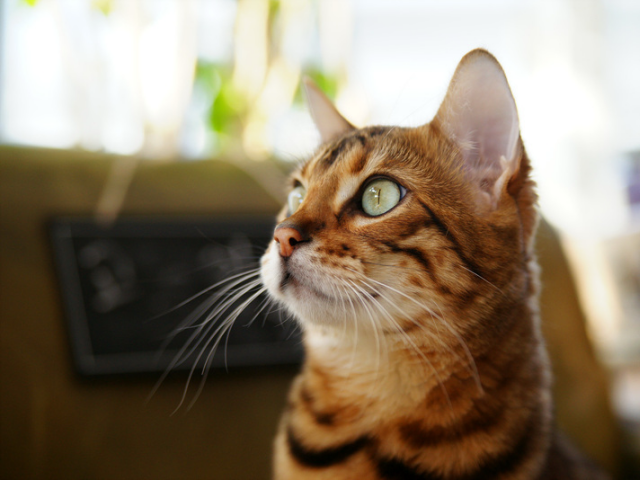
#> input picture OpenCV/ch02/cat.bmp, 640 x 480 px
$ jupyter execute 221107.ipynb
#> lines starting #> are read from the running program, lines starting #| are printed output that depends on the picture
## 영상의 속성과 픽셀 값 참조
- OpenCV는 영상 데이터를 numpy.ndarray로 표현

[cell 1]
import sys
import cv2

img1 = cv2.imread('cat.bmp', cv2.IMREAD_GRAYSCALE)
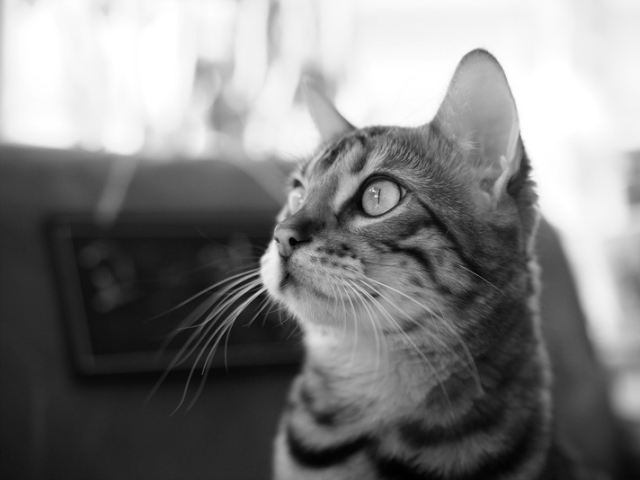
#> img1: shape (480, 640); min 0, max 255, mean 127.8
img2 = cv2.imread('cat.bmp', cv2.IMREAD_COLOR)
#> img2 is the input picture: shape (480, 640, 3); mean B, G, R 104.5, 125.6, 140.8

print(type(img1), type(img2))
#| <class 'numpy.ndarray'> <class 'numpy.ndarray'>
print(img1.shape, img2.shape)
#| (480, 640) (480, 640, 3)
print(img1.dtype, img2.dtype)
#| uint8 uint8

[cell 2]
h, w = img1.shape
#> h = 480; w = 640
print(f'w X h = {w} X {h}')
#| w X h = 640 X 480

[cell 3]
if len(img1.shape) == 2:
    print('img1 is a grayscale image')

[cell 4]
# [4 lines of commented-out code are left out]

img1[ : , : ] = 0
#> img1: shape (480, 640); every value is 0
img2[ : , : ] = (0, 255, 255)
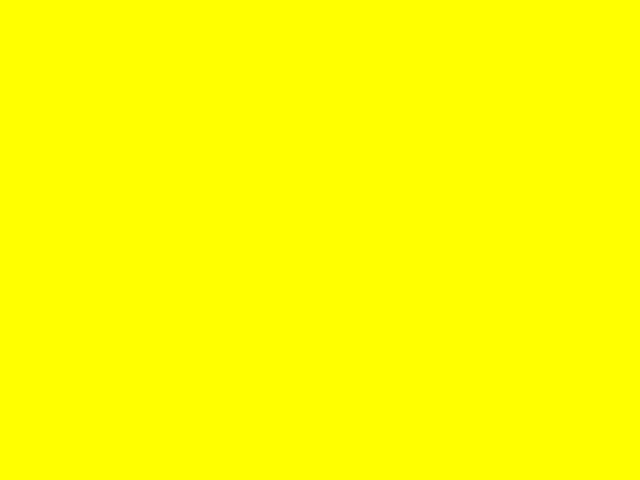
#> img2: shape (480, 640, 3); mean B, G, R 0, 255, 255

cv2.imshow('img1', img1)
cv2.imshow('img2', img2)

cv2.waitKey()
cv2.destroyAllWindows()

[cell 5]
import numpy as np

img1 = np.empty((240, 320), dtype=np.uint8)
img2 = np.zeros((240, 320, 3), dtype=np.uint8)
img3 = np.ones((240, 320, 3), dtype=np.uint8) * 255
img4 = np.full((240, 320, 3), 128, dtype=np.uint8)

cv2.imshow('img1', img1)
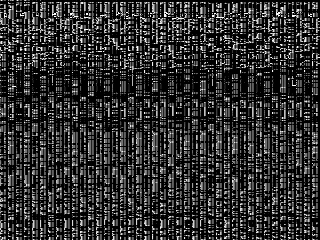
#> window 'img1': shape (240, 320); min 0, max 255, mean 47.8
cv2.imshow('img2', img2)
cv2.imshow('img3', img3)
cv2.imshow('img4', img4)

cv2.waitKey()
cv2.destroyAllWindows()

[cell 6]
img1 = cv2.imread('HappyFish.jpg')
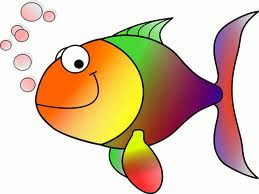
#> input picture OpenCV/ch02/HappyFish.jpg, 259 x 194 px
#> img1 is the input picture: shape (194, 259, 3); mean B, G, R 170.8, 196.4, 219.3
img2 = img1
img3 = img1.copy()

img1[:, :] = (0, 255, 255)

cv2.imshow('img1', img1)
cv2.imshow('img2', img2)
cv2.imshow('img3', img3)

cv2.waitKey()
cv2.destroyAllWindows()
